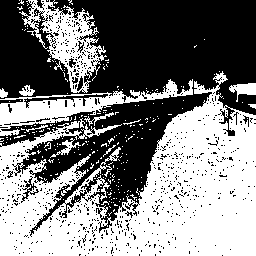
#> input picture predict1.png, 256 x 256 px
$ python shape.py   (older library calls are emulated)
#> lines starting #> are read from the running program, lines starting #| are printed output that depends on the picture; after the words box and inside, x2 and y2 are one past the last pixel; in counts of white or black regions, pixels touching at a corner belong together


from __future__ import print_function
import cv2 as cv
import numpy as np


def thresh_callback(val):
    threshold = val
    # Detect edges using Canny
    canny_output = cv.Canny(src_gray, threshold, threshold * 2)
    # Find contours
    contours, hierarchy = cv.findContours(canny_output, cv.RETR_EXTERNAL, cv.CHAIN_APPROX_NONE)
    # Draw contours
    drawing = np.zeros((canny_output.shape[0], canny_output.shape[1], 3), dtype=np.uint8)
    for i in range(len(contours)):
        cv.drawContours(drawing, contours, i, (0, 255, 0), 2,cv.LINE_8, hierarchy, 0)
    # Show in a window
    cv.imshow('Contours', drawing)
# Load source image
src = cv.imread("predict1.png")
#> src is the input picture: shape (256, 256, 3); 50% white; 244 white regions (232 under 20 px), largest, box (x1, y1, x2, y2) and area: (0, 71, 256, 256) 25450, (0, 79, 193, 136) 2975, (19, 0, 107, 93) 2941

# Convert image to gray and blur it
src_gray = cv.cvtColor(src, cv.COLOR_BGR2GRAY)
original = src_gray.copy()
cv.GaussianBlur(src_gray,[5,5], 5, src_gray, 5)
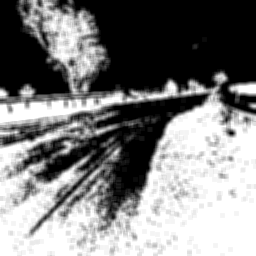
#> src_gray: shape (256, 256); min 0, max 255, mean 127.4
cv.fastNlMeansDenoising(src_gray,src_gray,75,7,21)
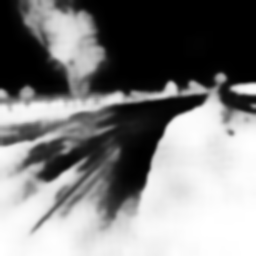
#> src_gray: shape (256, 256); min 0, max 255, mean 127.3
cv.fastNlMeansDenoising(src_gray,src_gray,25,7,21)
cv.fastNlMeansDenoising(src_gray,src_gray,25,7,21)
src_gray = cv.blur(src_gray, (3,3))
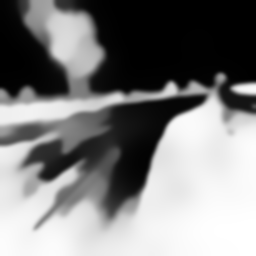
#> src_gray: shape (256, 256); min 0, max 255, mean 127.3
oi = src_gray
# Create Window
source_window = 'Source'
cv.namedWindow(source_window)
cv.imshow(source_window, original)
max_thresh = 255
thresh = 127 # initial threshold
cv.createTrackbar('Thresh:', source_window, thresh, max_thresh, thresh_callback)
thresh_callback(thresh)
#> in thresh_callback, `canny_output = cv.Canny(src_gray, threshold, threshold * 2)`:
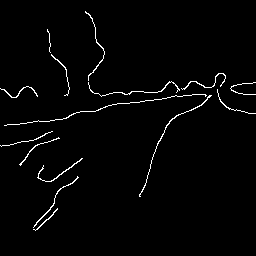
#> canny_output: shape (256, 256); 2% white in thin lines or dots, all inside (x1, y1, x2, y2) = (0, 11, 256, 231)
#> in thresh_callback, `contours, hierarchy = cv.findContours(canny_output, cv.RETR_EXTERNAL, ..`: contours = 15 contours, 7 with area under 20; largest, box (x1, y1, x2, y2) and area: (139, 95, 212, 197) 39, (33, 176, 79, 228) 34, (37, 158, 83, 182) 30, (85, 11, 105, 81) 24, (181, 73, 226, 90) 24, (0, 86, 38, 98) 22, (88, 81, 180, 97) 22, (19, 137, 60, 166) 20
#> the loop in thresh_callback, `for i in range(len(contours)):` made 15 passes
#> after the loop in thresh_callback, `for i in range(len(contours)):`:
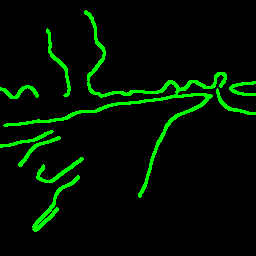
#> drawing: shape (256, 256, 3); mean of channels 0, 1, 2 0, 16.1, 0; drawn as B, G, R
cv.waitKey()


# [43 lines of commented-out code are left out]
